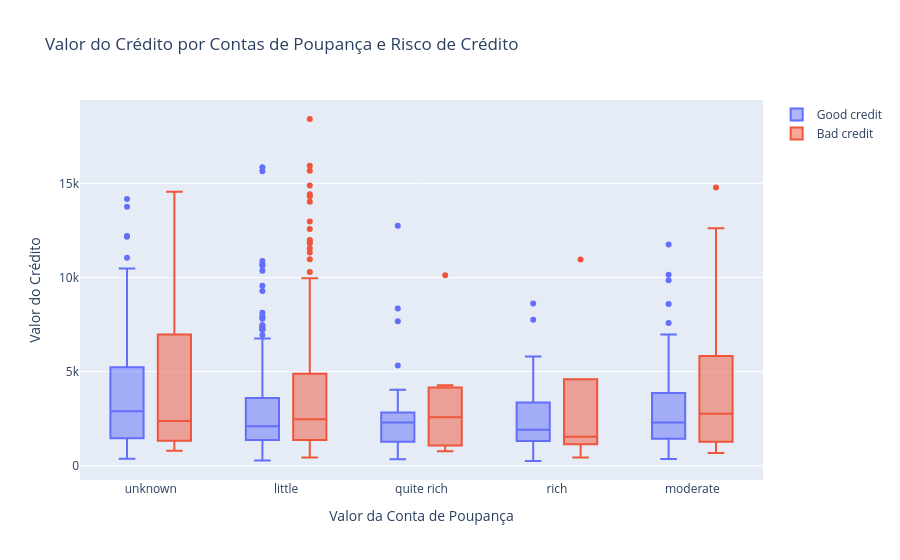

The notebook cell this image was saved under:
### Code cell
# Plotando boxplots do valor do crédito por contas de poupança e risco de crédito
trace0 = go.Box(
    x=df_good_credit["Saving accounts"],
    y=df_good_credit["Credit amount"],
    name='Good credit'
)

trace1 = go.Box(
    x=df_bad_credit['Saving accounts'],
    y=df_bad_credit['Credit amount'],
    name='Bad credit'
)
    
data = [trace0, trace1]

layout = go.Layout(
    title='Valor do Crédito por Contas de Poupança e Risco de Crédito',
    yaxis=dict(
        title='Valor do Crédito',
        zeroline=False
    ),
    xaxis=dict(
        title='Valor da Conta de Poupança'
    ),
    boxmode='group'
)

fig = go.Figure(data=data, layout=layout)

py.iplot(fig, filename='box-saving-accounts-credit')

### Figure 1 — Plotly figure (JSON) as saved in the notebook; plotly's stock layout.template omitted (floating-point values rounded to 4 significant figures; data arrays with more than 128 entries replaced by an {"elided": "..."} marker saying what was removed)
{"data": [{"name": "Good credit", "type": "box", "x": {"elided": "665 str values"}, "y": {"elided": "665 int values"}}, {"name": "Bad credit", "type": "box", "x": {"elided": "289 str values"}, "y": {"elided": "289 int values"}}], "layout": {"boxmode": "group", "title": {"text": "Valor do Crédito por Contas de Poupança e Risco de Crédito"}, "xaxis": {"title": {"text": "Valor da Conta de Poupança"}}, "yaxis": {"title": {"text": "Valor do Crédito"}, "zeroline": false}}}
